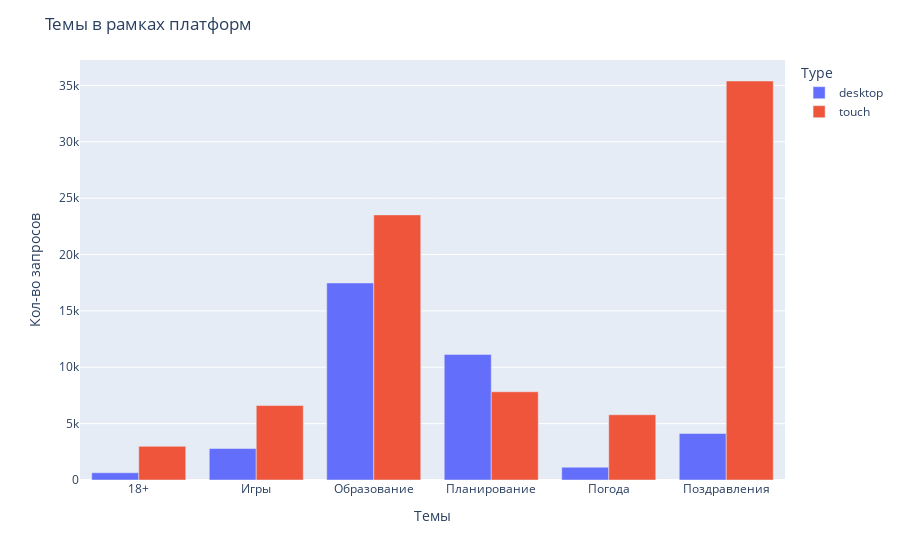

Notebook code for this chart:
### Markdown cell above
Выделите тематики запросов, контрастные для мобильных и компьютеров - темы, доля которых отличаются на разных платформах.

Выделены следующие тема для рассмотрения: 18+, игры, образование, планирование, погода, поздравления. Каждой теме определены ключевые слова для поиска релевантных запросов.

### Code cell
df_topics = df.copy()
df_topics = df_topics[["Query", "Type"]]

# topic, keywords
dict_topics_keywords = {
    "Игры": ["игр", "battle royale", "minecraft"],
    "Планирование": ["план", "отпуск", "календар"],
    "Образование": ["образование", "курс", "сертификат", "урок", "алфавит", "наука", "таблица", "алфавит"],
    "Поздравления": ["поздравл", "с днем р", "открытка", "с добрым"],
    "Погода": ["прогноз п", "погода", "дождь", "температура", "осадки"],
    "18+": ["18+", "порн", "xxx", "яой", "boobs"],
}

figure_bar_topics = go.Figure()
df_topics["Topic"] = "Другое"

for topic, keywords in dict_topics_keywords.items():
    filer_rulle = "|".join(keywords)
    df_topics.loc[df_topics["Query"].str.contains(filer_rulle, case=False), "Topic"] = topic

df_topics_agg = df_topics[df_topics["Topic"] != "Другое"].groupby(["Type", "Topic"]).count().reset_index()
display(df_topics_agg)
figure_bar_topics = px.bar(df_topics_agg, x="Topic", y="Query", color="Type", barmode="group")

figure_bar_topics.update_layout(
    xaxis_title="Темы",
    yaxis_title="Кол-во запросов",
    title="Темы в рамках платформ"
)

figure_bar_topics

### Figure 1 — Plotly figure (JSON) as saved in the notebook; plotly's stock layout.template omitted (floating-point values rounded to 4 significant figures)
{"data": [{"alignmentgroup": "True", "hovertemplate": "Type=desktop<br>Topic=%{x}<br>Query=%{y}<extra></extra>", "legendgroup": "desktop", "marker": {"color": "#636efa", "pattern": {"shape": ""}}, "name": "desktop", "offsetgroup": "desktop", "orientation": "v", "showlegend": true, "textposition": "auto", "type": "bar", "x": ["18+", "Игры", "Образование", "Планирование", "Погода", "Поздравления"], "xaxis": "x", "y": [640, 2794, 17476, 11142, 1130, 4125], "yaxis": "y"}, {"alignmentgroup": "True", "hovertemplate": "Type=touch<br>Topic=%{x}<br>Query=%{y}<extra></extra>", "legendgroup": "touch", "marker": {"color": "#EF553B", "pattern": {"shape": ""}}, "name": "touch", "offsetgroup": "touch", "orientation": "v", "showlegend": true, "textposition": "auto", "type": "bar", "x": ["18+", "Игры", "Образование", "Планирование", "Погода", "Поздравления"], "xaxis": "x", "y": [2984, 6605, 23516, 7829, 5788, 35392], "yaxis": "y"}], "layout": {"barmode": "group", "legend": {"title": {"text": "Type"}, "tracegroupgap": 0}, "margin": {"t": 60}, "title": {"text": "Темы в рамках платформ"}, "xaxis": {"anchor": "y", "domain": [0, 1], "title": {"text": "Темы"}}, "yaxis": {"anchor": "x", "domain": [0, 1], "title": {"text": "Кол-во запросов"}}}}
